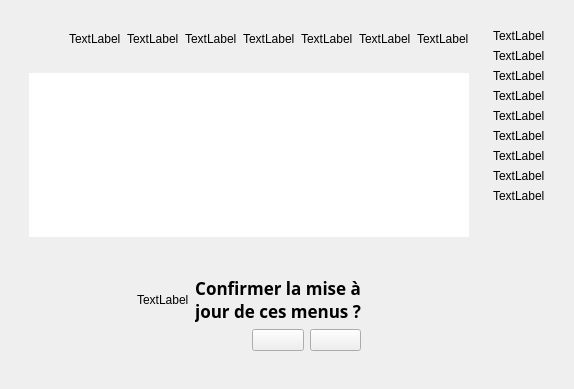
         <widget class="QWidget" name="tab_historique">
          <attribute name="title">
           <string>Historique</string>
          </attribute>
          <layout class="QGridLayout" name="gridLayout_4">
           <item row="0" column="0">
            <widget class="QFrame" name="frame_historique">
             <property name="frameShape">
              <enum>QFrame::NoFrame</enum>
             </property>
             <property name="frameShadow">
              <enum>QFrame::Raised</enum>
             </property>
             <layout class="QGridLayout" name="gridLayout_5">
              <item row="0" column="0" colspan="2">
               <widget class="QFrame" name="frame_deco">
                <property name="frameShape">
                 <enum>QFrame::NoFrame</enum>
                </property>
                <property name="frameShadow">
                 <enum>QFrame::Raised</enum>
                </property>
                <layout class="QGridLayout" name="gridLayout_12">
                 <item row="0" column="1">
                  <widget class="QLabel" name="label_deco_1">
                   <property name="text">
                    <string>TextLabel</string>
                   </property>
                  </widget>
                 </item>
                 <item row="0" column="0">
                  <spacer name="horizontalSpacer_5">
                   <property name="orientation">
                    <enum>Qt::Horizontal</enum>
                   </property>
                   <property name="sizeHint" stdset="0">
                    <size>
                     <width>40</width>
                     <height>20</height>
                    </size>
                   </property>
                  </spacer>
                 </item>
                 <item row="0" column="8">
                  <widget class="QLabel" name="label_deco_8">
                   <property name="text">
                    <string>TextLabel</string>
                   </property>
                  </widget>
                 </item>
                 <item row="0" column="2">
                  <widget class="QLabel" name="label_deco_2">
                   <property name="text">
                    <string>TextLabel</string>
                   </property>
                  </widget>
                 </item>
                 <item row="0" column="3">
                  <widget class="QLabel" name="label_deco_3">
                   <property name="text">
                    <string>TextLabel</string>
                   </property>
                  </widget>
                 </item>
                 <item row="0" column="7">
                  <widget class="QLabel" name="label_deco_7">
                   <property name="text">
                    <string>TextLabel</string>
                   </property>
                  </widget>
                 </item>
                 <item row="0" column="5">
                  <widget class="QLabel" name="label_deco_5">
                   <property name="text">
                    <string>TextLabel</string>
                   </property>
                  </widget>
                 </item>
                 <item row="0" column="6">
                  <widget class="QLabel" name="label_deco_6">
                   <property name="text">
                    <string>TextLabel</string>
                   </property>
                  </widget>
                 </item>
                </layout>
               </widget>
              </item>
              <item row="0" column="2" rowspan="3">
               <widget class="QFrame" name="frame_deco_2">
                <property name="frameShape">
                 <enum>QFrame::NoFrame</enum>
                </property>
                <property name="frameShadow">
                 <enum>QFrame::Raised</enum>
                </property>
                <layout class="QGridLayout" name="gridLayout_16">
                 <item row="2" column="0">
                  <widget class="QLabel" name="label_deco_11">
                   <property name="text">
                    <string>TextLabel</string>
                   </property>
                  </widget>
                 </item>
                 <item row="3" column="0">
                  <widget class="QLabel" name="label_deco_12">
                   <property name="text">
                    <string>TextLabel</string>
                   </property>
                  </widget>
                 </item>
                 <item row="10" column="0">
                  <spacer name="verticalSpacer">
                   <property name="orientation">
                    <enum>Qt::Vertical</enum>
                   </property>
                   <property name="sizeHint" stdset="0">
                    <size>
                     <width>20</width>
                     <height>40</height>
                    </size>
                   </property>
                  </spacer>
                 </item>
                 <item row="4" column="0">
                  <widget class="QLabel" name="label_deco_13">
                   <property name="text">
                    <string>TextLabel</string>
                   </property>
                  </widget>
                 </item>
                 <item row="7" column="0">
                  <widget class="QLabel" name="label_deco_15">
                   <property name="text">
                    <string>TextLabel</string>
                   </property>
                  </widget>
                 </item>
                 <item row="1" column="0">
                  <widget class="QLabel" name="label_deco_10">
                   <property name="text">
                    <string>TextLabel</string>
                   </property>
                  </widget>
                 </item>
                 <item row="5" column="0">
                  <widget class="QLabel" name="label_deco_14">
                   <property name="text">
                    <string>TextLabel</string>
                   </property>
                  </widget>
                 </item>
                 <item row="6" column="0">
                  <widget class="QLabel" name="label_deco_4">
                   <property name="text">
                    <string>TextLabel</string>
                   </property>
                  </widget>
                 </item>
                 <item row="8" column="0">
                  <widget class="QLabel" name="label_deco_16">
                   <property name="text">
                    <string>TextLabel</string>
                   </property>
                  </widget>
                 </item>
                 <item row="9" column="0">
                  <widget class="QLabel" name="label_deco_9">
                   <property name="text">
                    <string>TextLabel</string>
                   </property>
                  </widget>
                 </item>
                </layout>
               </widget>
              </item>
              <item row="1" column="0" colspan="2">
               <widget class="QFrame" name="frame_table">
                <property name="frameShape">
                 <enum>QFrame::NoFrame</enum>
                </property>
                <property name="frameShadow">
                 <enum>QFrame::Raised</enum>
                </property>
                <layout class="QGridLayout" name="gridLayout_23">
                 <item row="0" column="0">
                  <widget class="QTableWidget" name="tW_historique">
                   <property name="font">
                    <font>
                     <family>Poiret One</family>
                     <pointsize>13</pointsize>
                     <weight>75</weight>
                     <italic>false</italic>
                     <bold>true</bold>
                    </font>
                   </property>
                   <property name="frameShape">
                    <enum>QFrame::NoFrame</enum>
                   </property>
                   <property name="sizeAdjustPolicy">
                    <enum>QAbstractScrollArea::AdjustToContents</enum>
                   </property>
                   <property name="editTriggers">
                    <set>QAbstractItemView::NoEditTriggers</set>
                   </property>
                   <property name="sortingEnabled">
                    <bool>false</bool>
                   </property>
                  </widget>
                 </item>
                </layout>
               </widget>
              </item>
              <item row="3" column="0">
               <widget class="QFrame" name="frame_3">
                <property name="frameShape">
                 <enum>QFrame::NoFrame</enum>
                </property>
                <property name="frameShadow">
                 <enum>QFrame::Raised</enum>
                </property>
                <layout class="QGridLayout" name="gridLayout_25">
                 <item row="0" column="1">
                  <widget class="QFrame" name="frame_confirm">
                   <property name="frameShape">
                    <enum>QFrame::NoFrame</enum>
                   </property>
                   <property name="frameShadow">
                    <enum>QFrame::Raised</enum>
                   </property>
                   <layout class="QGridLayout" name="gridLayout_17">
                    <item row="1" column="4">
                     <widget class="QPushButton" name="pB_ok">
                      <property name="toolTip">
                       <string>OK</string>
                      </property>
                      <property name="text">
                       <string/>
                      </property>
                      <property name="iconSize">
                       <size>
                        <width>40</width>
                        <height>40</height>
                       </size>
                      </property>
                     </widget>
                    </item>
                    <item row="1" column="0" colspan="3">
                     <spacer name="horizontalSpacer_6">
                      <property name="orientation">
                       <enum>Qt::Horizontal</enum>
                      </property>
                      <property name="sizeHint" stdset="0">
                       <size>
                        <width>40</width>
                        <height>20</height>
                       </size>
                      </property>
                     </spacer>
                    </item>
                    <item row="0" column="1">
                     <widget class="QLabel" name="label_warning">
                      <property name="text">
                       <string>TextLabel</string>
                      </property>
                     </widget>
                    </item>
                    <item row="0" column="2" colspan="3">
                     <widget class="QLabel" name="label_confirm">
                      <property name="font">
                       <font>
                        <family>Poiret One</family>
                        <pointsize>13</pointsize>
                        <weight>75</weight>
                        <italic>false</italic>
                        <bold>true</bold>
                       </font>
                      </property>
                      <property name="text">
                       <string>Confirmer la mise à jour de ces menus ?</string>
                      </property>
                      <property name="alignment">
                       <set>Qt::AlignCenter</set>
                      </property>
                      <property name="wordWrap">
                       <bool>true</bool>
                      </property>
                     </widget>
                    </item>
                    <item row="1" column="3">
                     <widget class="QPushButton" name="pB_cancel">
                      <property name="toolTip">
                       <string>Annuler</string>
                      </property>
                      <property name="text">
                       <string/>
                      </property>
                      <property name="iconSize">
                       <size>
                        <width>40</width>
                        <height>40</height>
                       </size>
                      </property>
                     </widget>
                    </item>
                   </layout>
                  </widget>
                 </item>
                 <item row="0" column="0">
                  <spacer name="horizontalSpacer_7">
                   <property name="orientation">
                    <enum>Qt::Horizontal</enum>
                   </property>
                   <property name="sizeHint" stdset="0">
                    <size>
                     <width>40</width>
                     <height>20</height>
                    </size>
                   </property>
                  </spacer>
                 </item>
                 <item row="0" column="2">
                  <spacer name="horizontalSpacer_9">
                   <property name="orientation">
                    <enum>Qt::Horizontal</enum>
                   </property>
                   <property name="sizeHint" stdset="0">
                    <size>
                     <width>40</width>
                     <height>20</height>
                    </size>
                   </property>
                  </spacer>
                 </item>
                </layout>
               </widget>
              </item>
             </layout>
            </widget>
           </item>
          </layout>
         </widget>
